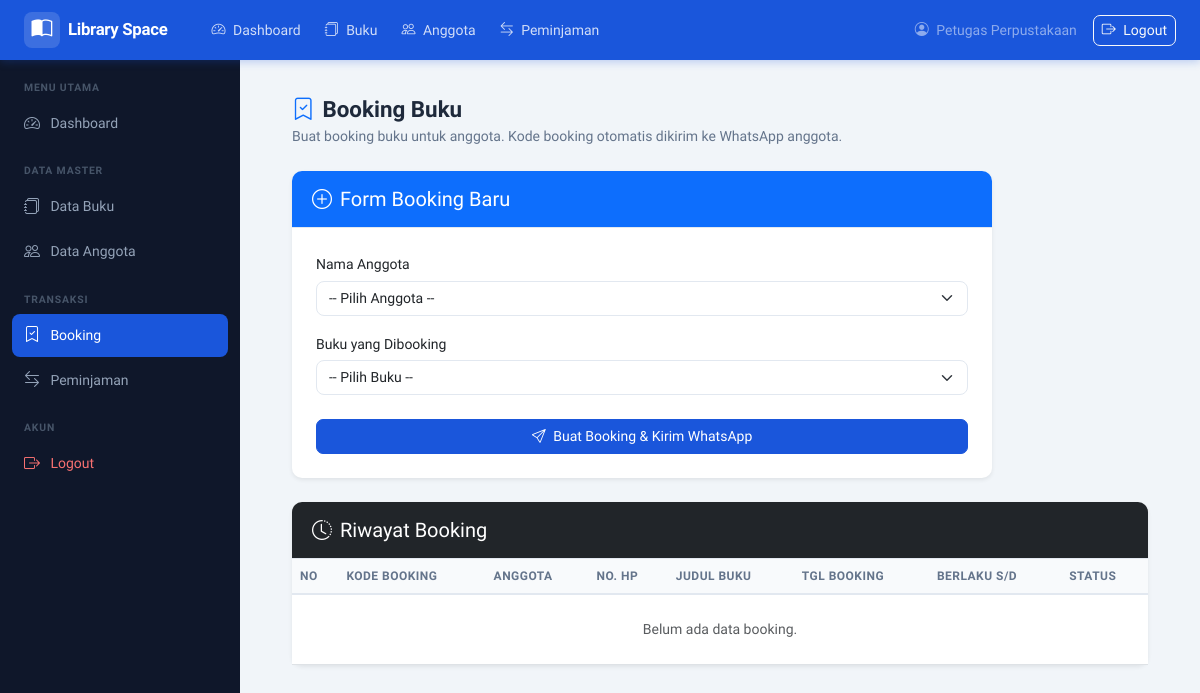
/pages/booking/index.php (signed in), run on an earlier commit of the app's database.
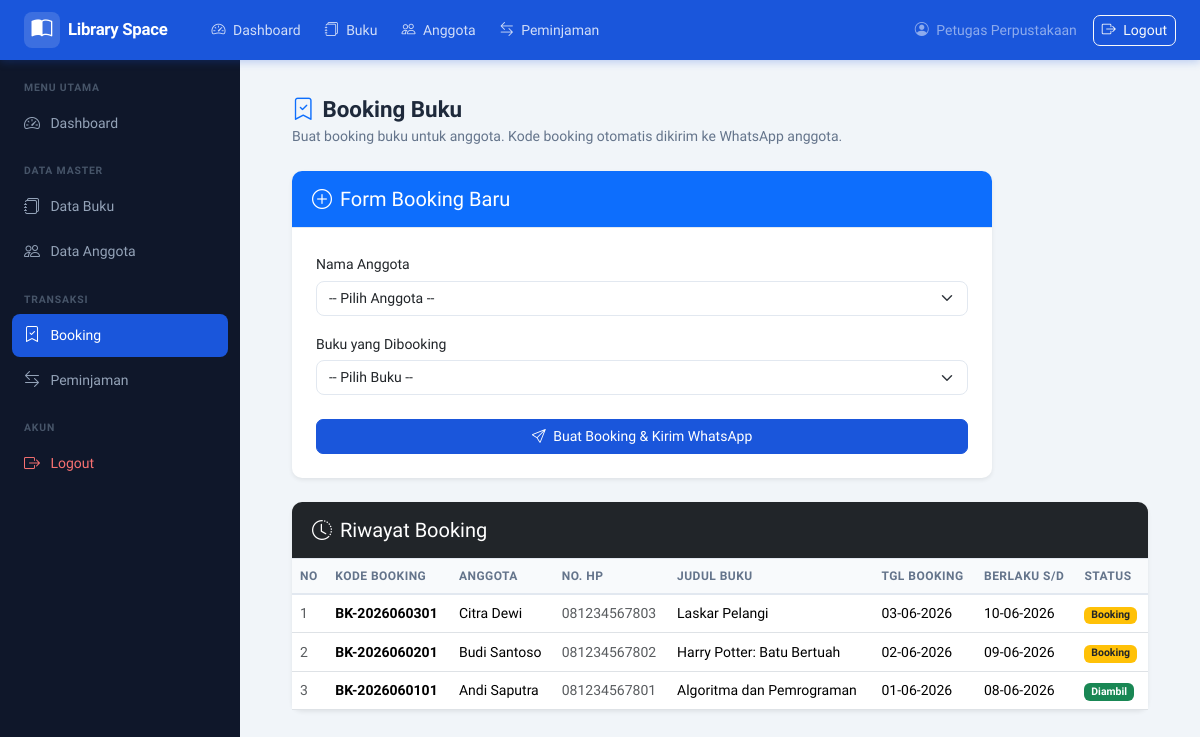
And on a later commit of the database.
### tables this page shows
CREATE TABLE booking (
  id_booking       INT AUTO_INCREMENT PRIMARY KEY,
  kode_booking     VARCHAR(30) NOT NULL UNIQUE,
  id_anggota       INT         NOT NULL,
  id_buku          INT         NOT NULL,
  tanggal_booking  DATE        NOT NULL,
  tanggal_expired  DATE        NOT NULL,
  status           ENUM('Booking','Diambil','Dibatalkan') NOT NULL DEFAULT 'Booking',
  created_at       TIMESTAMP DEFAULT CURRENT_TIMESTAMP,
  CONSTRAINT fk_booking_anggota FOREIGN KEY (id_anggota)
    REFERENCES anggota(id_anggota)
    ON UPDATE CASCADE ON DELETE RESTRICT,
  CONSTRAINT fk_booking_buku FOREIGN KEY (id_buku)
    REFERENCES buku(id_buku)
    ON UPDATE CASCADE ON DELETE RESTRICT
);

CREATE TABLE anggota (
  id_anggota INT AUTO_INCREMENT PRIMARY KEY,
  nama       VARCHAR(100) NOT NULL,
  alamat     TEXT         NOT NULL,
  no_hp      VARCHAR(20)  NOT NULL UNIQUE,
  created_at TIMESTAMP DEFAULT CURRENT_TIMESTAMP
);

CREATE TABLE buku (
  id_buku     INT AUTO_INCREMENT PRIMARY KEY,
  judul       VARCHAR(200) NOT NULL,
  penulis     VARCHAR(100) NOT NULL,
  penerbit    VARCHAR(100) NOT NULL,
  tahun       YEAR         NOT NULL,
  stok        INT          NOT NULL DEFAULT 0,
  cover       VARCHAR(255) DEFAULT NULL,
  id_kategori INT          NOT NULL,
  created_at  TIMESTAMP DEFAULT CURRENT_TIMESTAMP,
  CONSTRAINT fk_buku_kategori FOREIGN KEY (id_kategori)
    REFERENCES kategori(id_kategori)
    ON UPDATE CASCADE ON DELETE RESTRICT
);

### pages/booking/index.php (the view, shortened to what this page needs)
<?php
require_once __DIR__ . '/../../config/koneksi.php';
$riwayat = mysqli_query($koneksi,
    "SELECT b.*, a.nama AS nama_anggota, a.no_hp, bk.judul AS judul_buku
     FROM booking b
     LEFT JOIN anggota a  ON b.id_anggota = a.id_anggota
     LEFT JOIN buku bk    ON b.id_buku    = bk.id_buku
     ORDER BY b.id_booking DESC LIMIT 20");
require_once __DIR__ . '/../../includes/header.php';
?>
<div class="d-flex">
  <?php require_once __DIR__ . '/../../includes/sidebar.php'; ?>
  <div class="main-wrapper flex-grow-1">
    <?php require_once __DIR__ . '/../../includes/navbar.php'; ?>
    <div class="pt-2 px-4">
      <div class="page-header mb-4">
        <h1><i class="bi bi-bookmark-check me-2 text-primary"></i>Booking Buku</h1>
        <p>Buat booking buku untuk anggota. Kode booking otomatis dikirim ke WhatsApp anggota.</p>
      </div>
      <div class="card shadow-sm border-0 mb-4" style="max-width: 700px;">
        <div class="card-header bg-primary text-white">
          <h5 class="card-title mb-0"><i class="bi bi-plus-circle me-2"></i>Form Booking Baru</h5>
        </div>
        <div class="card-body p-4">
          <form method="POST" action="">
            <div class="mb-3">
              <label for="id_anggota" class="form-label">Nama Anggota</label>
              <select id="id_anggota" name="id_anggota" class="form-select" required>
                <option value="" disabled selected>-- Pilih Anggota --</option>
              </select>
            </div>
            <div class="mb-4">
              <label for="id_buku" class="form-label">Buku yang Dibooking</label>
              <select id="id_buku" name="id_buku" class="form-select" required>
                <option value="" disabled selected>-- Pilih Buku --</option>
              </select>
            </div>
            <button type="submit" class="btn btn-primary w-100">
              <i class="bi bi-send me-1"></i> Buat Booking & Kirim WhatsApp
            </button>
          </form>
        </div>
      </div>
      <div class="card shadow-sm border-0">
        <div class="card-header bg-dark text-white">
          <h5 class="card-title mb-0"><i class="bi bi-clock-history me-2"></i>Riwayat Booking</h5>
        </div>
        <div class="card-body table-responsive p-0">
          <table class="table table-hover align-middle mb-0">
            <thead class="table-light">
              <tr>
                <th>No</th>
                <th>Kode Booking</th>
                <th>Anggota</th>
                <th>No. HP</th>
                <th>Judul Buku</th>
                <th>Tgl Booking</th>
                <th>Berlaku s/d</th>
                <th>Status</th>
              </tr>
            </thead>
            <tbody>
              <?php
              $no = 1;
              if ($riwayat && mysqli_num_rows($riwayat) > 0):
                while ($row = mysqli_fetch_assoc($riwayat)):
              ?>
              <tr>
                <td class="text-muted"><?= $no++ ?></td>
                <td><strong><?= htmlspecialchars($row['kode_booking']) ?></strong></td>
                <td><?= htmlspecialchars($row['nama_anggota']) ?></td>
                <td class="text-muted"><?= htmlspecialchars($row['no_hp']) ?></td>
                <td><?= htmlspecialchars($row['judul_buku']) ?></td>
                <td><?= date('d-m-Y', strtotime($row['tanggal_booking'])) ?></td>
                <td><?= date('d-m-Y', strtotime($row['tanggal_expired'])) ?></td>
                <td>
                  <?php
                  $badge = match($row['status']) {
                    'Booking'  => 'bg-warning text-dark',
                    'Diambil'  => 'bg-success',
                    'Batal'    => 'bg-danger',
                    default    => 'bg-secondary'
                  };
                  ?>
                  <span class="badge <?= $badge ?>"><?= $row['status'] ?></span>
                </td>
              </tr>
              <?php
                endwhile;
              else:
              ?>
                <tr><td colspan="8" class="text-center text-muted py-4">Belum ada data booking.</td></tr>
              <?php endif; ?>
            </tbody>
          </table>
        </div>
      </div>
    </div>
  </div>
</div>
<?php require_once __DIR__ . '/../../includes/footer.php'; ?>

### includes/header.php (shortened to what this page needs)
<!DOCTYPE html>
<html lang="id">
<head>
  <link rel="stylesheet" href="https://cdn.jsdelivr.net/npm/bootstrap@5.3.2/dist/css/bootstrap.min.css">
  <link rel="stylesheet" href="https://cdn.jsdelivr.net/npm/bootstrap-icons@1.11.3/font/bootstrap-icons.min.css">
  <link rel="stylesheet" href="/web-perpustakaan/assets/css/style.css">
</head>
<body>

### includes/sidebar.php
<?php
$current = $_SERVER['REQUEST_URI'];
?>
<aside class="sidebar" id="sidebar">
  <nav class="sidebar-nav">
    <div class="sidebar-section-label">MENU UTAMA</div>
    <a href="/web-perpustakaan/pages/dashboard/"
      class="sidebar-link <?= strpos($current, '/dashboard') !== false ? 'active' : '' ?>">
      <i class="bi bi-speedometer2"></i>
      <span>Dashboard</span>
    </a>
    <div class="sidebar-section-label mt-3">DATA MASTER</div>
    <a href="/web-perpustakaan/pages/buku/"
      class="sidebar-link <?= strpos($current, '/buku') !== false ? 'active' : '' ?>">
      <i class="bi bi-journals"></i>
      <span>Data Buku</span>
    </a>
    <a href="/web-perpustakaan/pages/anggota/"
      class="sidebar-link <?= strpos($current, '/anggota') !== false ? 'active' : '' ?>">
      <i class="bi bi-people"></i>
      <span>Data Anggota</span>
    </a>
    <div class="sidebar-section-label mt-3">TRANSAKSI</div>
    <a href="/web-perpustakaan/pages/booking/"
      class="sidebar-link <?= strpos($current, '/booking') !== false ? 'active' : '' ?>">
      <i class="bi bi-bookmark-check"></i>
      <span>Booking</span>
    </a>
    <a href="/web-perpustakaan/pages/peminjaman/"
      class="sidebar-link <?= strpos($current, '/peminjaman') !== false ? 'active' : '' ?>">
      <i class="bi bi-arrow-left-right"></i>
      <span>Peminjaman</span>
    </a>
    <div class="sidebar-section-label mt-3">AKUN</div>
    <a href="/web-perpustakaan/logout.php" class="sidebar-link text-danger-soft">
      <i class="bi bi-box-arrow-right"></i>
      <span>Logout</span>
    </a>
  </nav>
</aside>

### includes/navbar.php (shortened to what this page needs)
<nav class="navbar navbar-expand-lg navbar-dark" id="mainNavbar">
  <div class="container-fluid px-4">
    <a class="navbar-brand d-flex align-items-center gap-2" href="/web-perpustakaan/pages/dashboard/">
      <span class="brand-icon"><i class="bi bi-book-half"></i></span>
      <span class="brand-name">Library Space</span>
    </a>
    <div class="collapse navbar-collapse" id="navMenu">
      <ul class="navbar-nav me-auto mb-2 mb-lg-0 ms-3">
        <li class="nav-item">
          <a class="nav-link <?= (strpos($_SERVER['REQUEST_URI'], '/dashboard') !== false) ? 'active' : '' ?>"
             href="/web-perpustakaan/pages/dashboard/">
            <i class="bi bi-speedometer2 me-1"></i> Dashboard
          </a>
        </li>
        <li class="nav-item">
          <a class="nav-link <?= (strpos($_SERVER['REQUEST_URI'], '/buku') !== false) ? 'active' : '' ?>"
             href="/web-perpustakaan/pages/buku/">
            <i class="bi bi-journals me-1"></i> Buku
          </a>
        </li>
        <li class="nav-item">
          <a class="nav-link <?= (strpos($_SERVER['REQUEST_URI'], '/anggota') !== false) ? 'active' : '' ?>"
             href="/web-perpustakaan/pages/anggota/">
            <i class="bi bi-people me-1"></i> Anggota
          </a>
        </li>
        <li class="nav-item">
          <a class="nav-link <?= (strpos($_SERVER['REQUEST_URI'], '/peminjaman') !== false) ? 'active' : '' ?>"
             href="/web-perpustakaan/pages/peminjaman/">
            <i class="bi bi-arrow-left-right me-1"></i> Peminjaman
          </a>
        </li>
      </ul>
      <div class="d-flex align-items-center gap-3">
        <span class="text-white-50 small">
          <i class="bi bi-person-circle me-1"></i>
          <?= htmlspecialchars($_SESSION['nama'] ?? 'Admin') ?>
        </span>
        <a href="/web-perpustakaan/logout.php" class="btn btn-sm btn-outline-light">
          <i class="bi bi-box-arrow-right me-1"></i> Logout
        </a>
      </div>
    </div>
  </div>
</nav>

### includes/footer.php (shortened to what this page needs)
</body>
</html>

### assets/css/style.css (style rules this page uses)
:root { --primary: #1a56db; --primary-dark: #1343af; --primary-light: #e8effe; --sidebar-bg: #0f172a; --sidebar-w: 240px; --navbar-h: 60px; --text-main: #1e293b; --text-muted: #64748b; --border: #e2e8f0; --bg-page: #f1f5f9; --white: #ffffff; --success: #16a34a; --danger: #dc2626; --warning: #d97706; --radius: 10px; --shadow-sm: 0 1px 3px rgba(0,0,0,.08); --shadow-md: 0 4px 12px rgba(0,0,0,.10); }
*, *::before, *::after { box-sizing: border-box; }
body { font-family: 'Plus Jakarta Sans', sans-serif; background: var(--bg-page); color: var(--text-main); margin: 0; padding: 0; }
#mainNavbar { background: var(--primary); height: var(--navbar-h); position: fixed; top: 0; left: 0; right: 0; z-index: 1030; box-shadow: 0 2px 8px rgba(26,86,219,.25); }
.brand-icon { font-size: 1.3rem; background: rgba(255,255,255,.15); border-radius: 8px; width: 36px; height: 36px; display: flex; align-items: center; justify-content: center; }
.brand-name { font-weight: 700; font-size: 1.05rem; letter-spacing: -.3px; }
#mainNavbar .nav-link { color: rgba(255,255,255,.8) !important; font-size: .875rem; font-weight: 500; padding: .4rem .75rem; border-radius: 6px; transition: background .2s, color .2s; }
.sidebar { position: fixed; top: var(--navbar-h); left: 0; bottom: 0; width: var(--sidebar-w); background: var(--sidebar-bg); overflow-y: auto; z-index: 1020; padding: 1.25rem .75rem; }
.sidebar-nav { display: flex; flex-direction: column; }
.sidebar-section-label { font-size: .65rem; font-weight: 700; color: #475569; letter-spacing: .08em; padding: 0 .75rem .4rem; }
.sidebar-link { display: flex; align-items: center; gap: .65rem; padding: .6rem .75rem; border-radius: 8px; color: #94a3b8; text-decoration: none; font-size: .875rem; font-weight: 500; transition: background .2s, color .2s; margin-bottom: 2px; }
.sidebar-link i { font-size: 1rem; flex-shrink: 0; }
.sidebar-link.active { background: var(--primary); color: #fff; }
.sidebar-link.text-danger-soft { color: #f87171; }
.main-wrapper { margin-left: var(--sidebar-w); margin-top: var(--navbar-h); min-height: calc(100vh - var(--navbar-h)); padding: 1.75rem; }
.page-header { margin-bottom: 1.5rem; }
.page-header h1 { font-size: 1.4rem; font-weight: 700; color: var(--text-main); margin: 0 0 .2rem; }
.page-header p { color: var(--text-muted); margin: 0; font-size: .875rem; }
.card { border: 1px solid var(--border); border-radius: var(--radius); box-shadow: var(--shadow-sm); }
.card-header { background: var(--white); border-bottom: 1px solid var(--border); font-weight: 600; font-size: .925rem; padding: 1rem 1.25rem; border-radius: var(--radius) var(--radius) 0 0 !important; }
.table { font-size: .875rem; margin: 0; }
.table thead th { background: #f8fafc; color: var(--text-muted); font-size: .75rem; font-weight: 600; text-transform: uppercase; letter-spacing: .04em; border-bottom: 2px solid var(--border); white-space: nowrap; }
.btn { font-size: .875rem; font-weight: 500; border-radius: 7px; }
.btn-primary { background: var(--primary); border-color: var(--primary); }
.form-label { font-size: .875rem; font-weight: 500; margin-bottom: .35rem; }
.form-control, .form-select { border-radius: 8px; border: 1px solid var(--border); font-size: .875rem; transition: border-color .2s, box-shadow .2s; }

What changed in the data, as far as the page shows it:
added booking: kode_booking "BK-2026060301", id_anggota.nama "Citra Dewi", id_anggota.no_hp "081234567803", id_buku.judul "Laskar Pelangi", tanggal_booking "03-06-2026", tanggal_expired "10-06-2026", status "Booking"
added booking: kode_booking "BK-2026060201", id_anggota.nama "Budi Santoso", id_anggota.no_hp "081234567802", id_buku.judul "Harry Potter: Batu Bertuah", tanggal_booking "02-06-2026", tanggal_expired "09-06-2026", status "Booking"
added booking: kode_booking "BK-2026060101", id_anggota.nama "Andi Saputra", id_anggota.no_hp "081234567801", id_buku.judul "Algoritma dan Pemrograman", tanggal_booking "01-06-2026", tanggal_expired "08-06-2026", status "Diambil"
Also different on the page:
text no longer shown: "Belum ada data booking."
